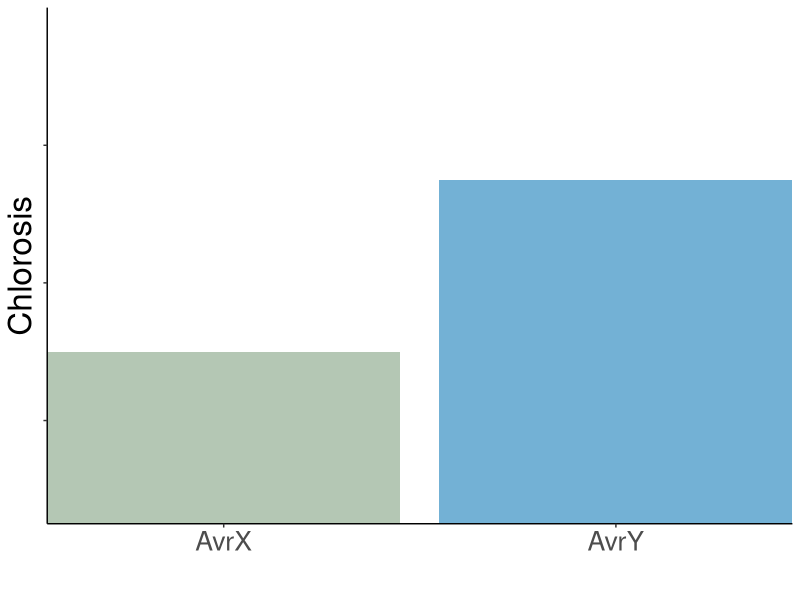
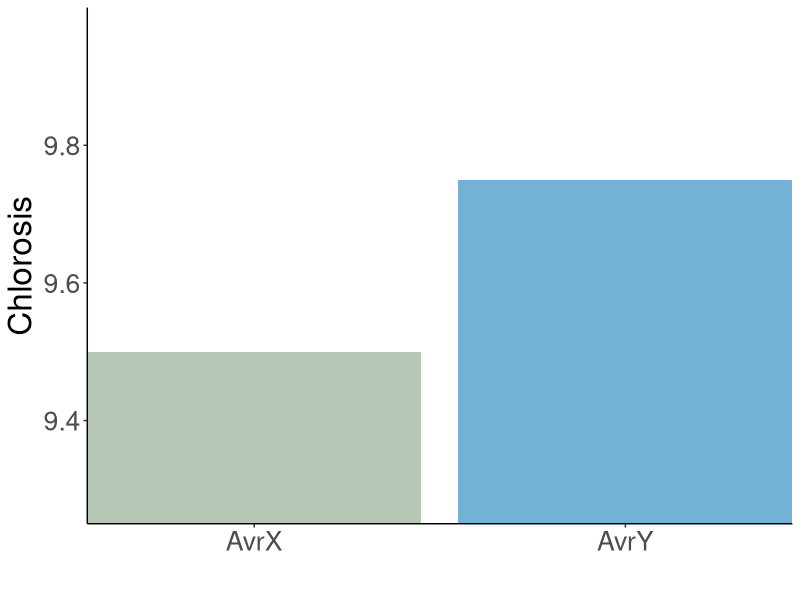
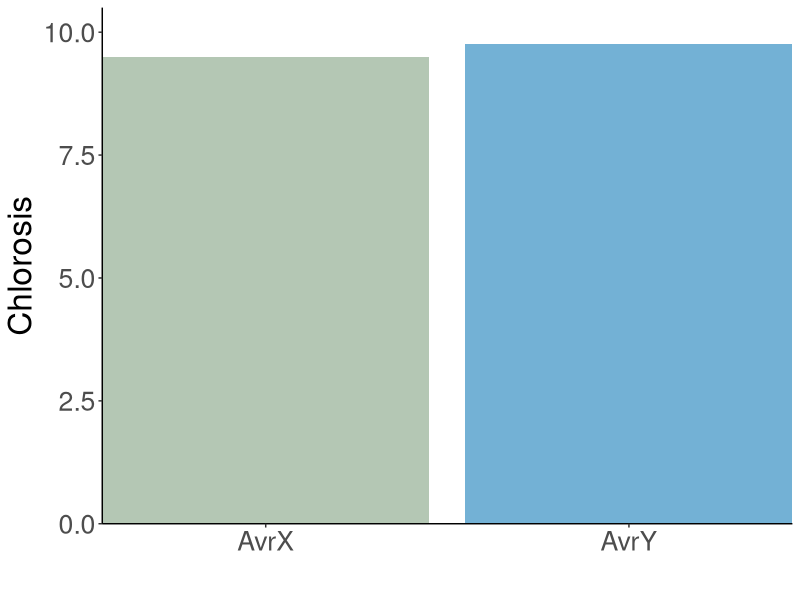
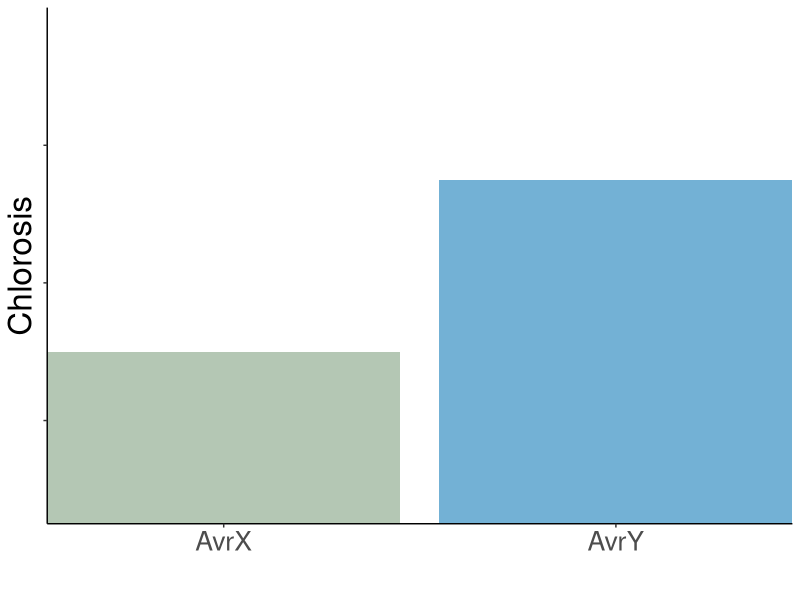
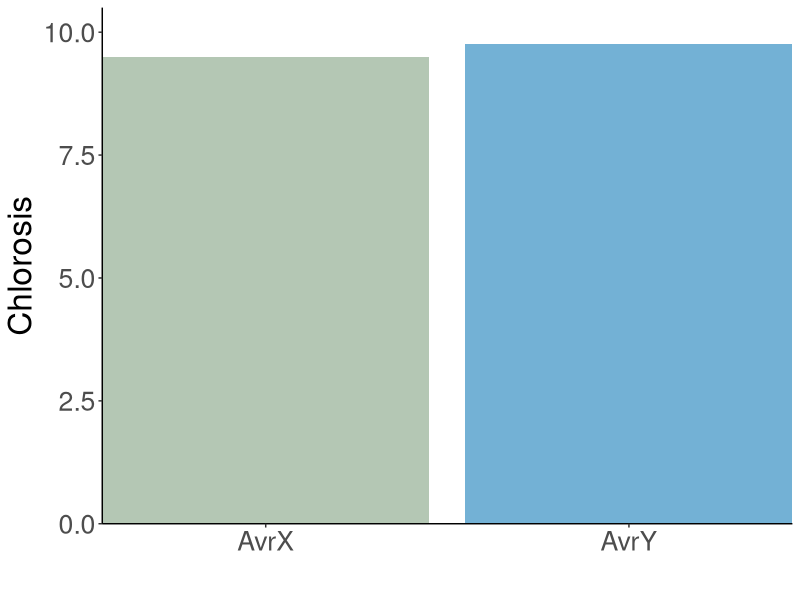
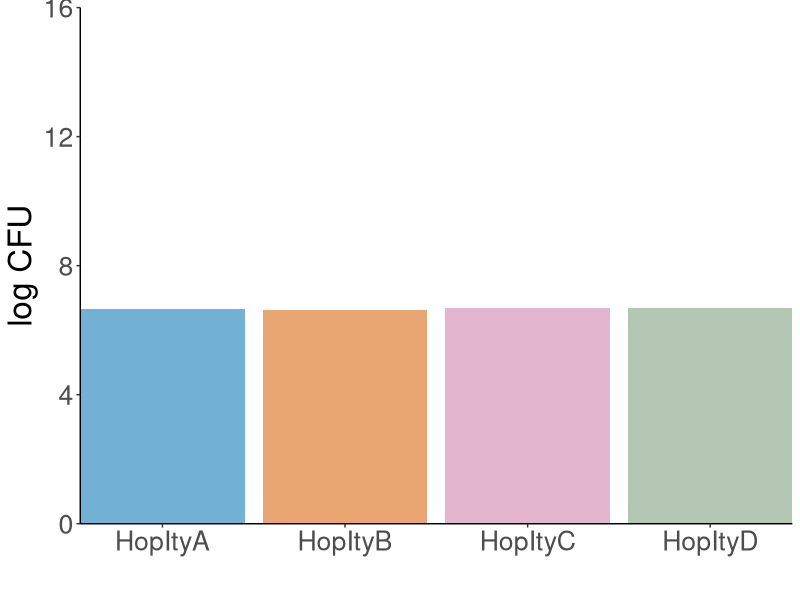
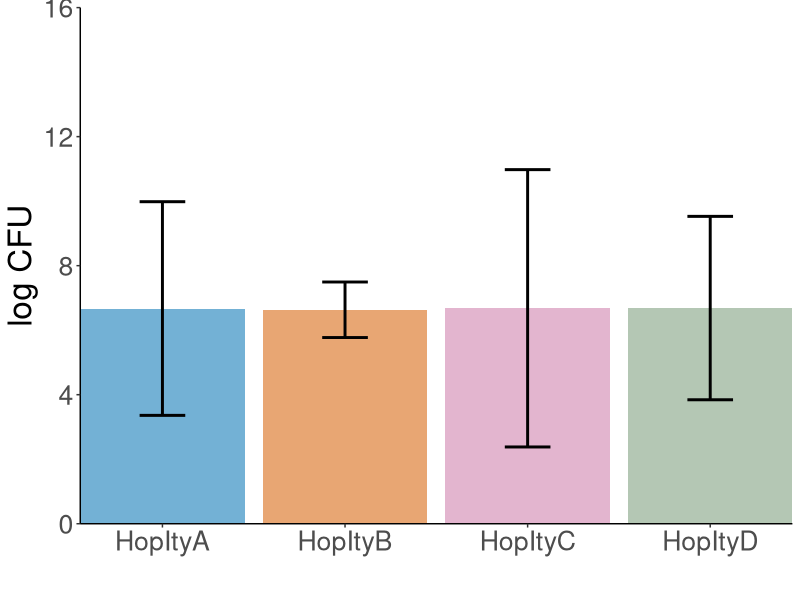
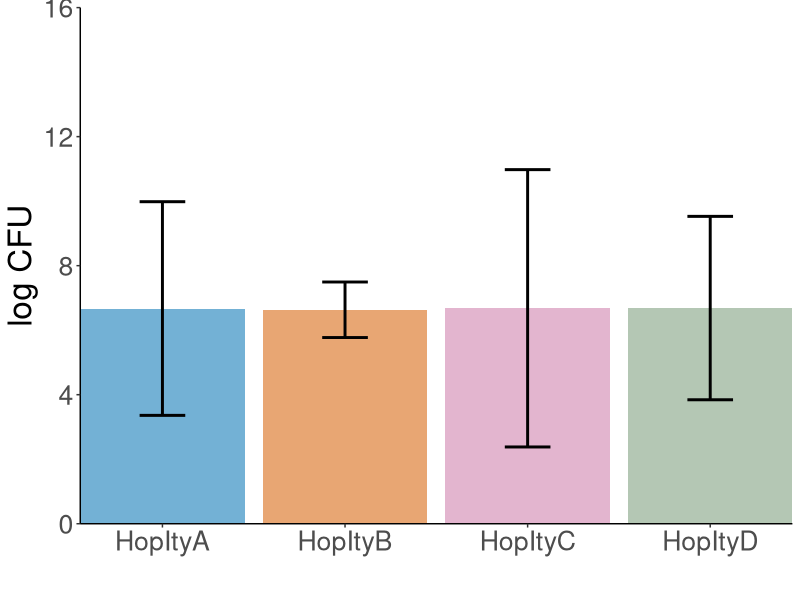

The R script that drew these images, in order:
## ---- chunk 1
knitr::opts_chunk$set(echo = TRUE)
library(ggplot2)
library(gridExtra)
library(dplyr)
library(tidyr)
colors <- c("#779977", "#E69F00", "#56B4E9", "#009E73", "#F0E442", "#0072B2", "#D55E00", "#CC79A7", "#CCCCCC")
## ---- chunk 2

mean = c(9.5, 9.75)
sd = c(.25, .25)
key = c("AvrX", "AvrY")

misleading_data_bar = data.frame(mean, sd, key)
misleading_data_bar$sd_min = mean - sd
misleading_data_bar$sd_max = mean + sd
  
data.barplot1 = ggplot(misleading_data_bar, aes(x = key, y = mean)) +
  geom_bar(stat = "identity", aes(fill = key, alpha = .5)) +
  #geom_errorbar(aes(ymin = sd_min, ymax = sd_max), width = 0.25, lwd=1) +
  coord_cartesian(ylim=c(9.25, 10), expand = FALSE) +
  scale_fill_manual(values = c(colors[[1]], colors[[6]])) +
  xlab("") +
  ylab("Chlorosis") +
  theme_classic() +
  theme(axis.line.y = element_line(), legend.position = "none", legend.key = element_blank(),
        text=element_text(size=24), panel.grid.major = element_blank(), panel.grid.minor = element_blank(),
        legend.title = element_blank(), axis.text.y = element_blank())

data.barplot1
## ---- chunk 3

data.barplot2 = ggplot(misleading_data_bar, aes(x = key, y = mean)) +
  geom_bar(stat = "identity", aes(fill = key, alpha = .5)) +
  #geom_errorbar(aes(ymin = sd_min, ymax = sd_max), width = 0.25, lwd=1) +
  coord_cartesian(ylim=c(9.25, 10), expand = FALSE) +
  scale_fill_manual(values = c(colors[[1]], colors[[6]])) +
  xlab("") +
  ylab("Chlorosis") +
  theme_classic() +
  theme(axis.line.y = element_line(), legend.position = "none", legend.key = element_blank(),
        text=element_text(size=24), panel.grid.major = element_blank(), panel.grid.minor = element_blank(),
        legend.title = element_blank())

data.barplot2
## ---- chunk 4

data.barplot3 = ggplot(misleading_data_bar, aes(x = key, y = mean)) +
  geom_bar(stat = "identity", aes(fill = key, alpha = .5)) +
  #geom_errorbar(aes(ymin = sd_min, ymax = sd_max), width = 0.25, lwd=1) +
  coord_cartesian(ylim=c(0, 10.5), expand = FALSE) +
  scale_fill_manual(values = c(colors[[1]], colors[[6]])) +
  xlab("") +
  ylab("Chlorosis") +
  theme_classic() +
  theme(axis.line.y = element_line(), legend.position = "none", legend.key = element_blank(),
        text=element_text(size=24), panel.grid.major = element_blank(), panel.grid.minor = element_blank(),
        legend.title = element_blank())

data.barplot3
## ---- chunk 5
data.barplot1
data.barplot3
## ---- chunk 6
#These data are constructed based on data kindly shared by Tracy Weissgerber to reconstruct and play with different datasets which have the same mean. The original figure and the paper, along with follow-up work, can be found in this presentation in upcoming slides.
HopItyA = c(1.1, 5, 7, 9, 10, 10, 4.6)
HopItyC = c(4.6, 4.95, 6.2, 6.6, 15.8, 2.2, 6.4)
HopItyD = c(4.7, 4.9, 4.3, 3.8, 9.5, 9.7, 9.9)
HopItyB = c(7.25, NA, 5.65, 7.0, NA, NA, NA)

data.c = data.frame(HopItyA, HopItyB, HopItyC, HopItyD)

data = na.omit(gather(data.c))

data_bar = data %>%
  group_by(key) %>%
  summarise(mean = mean(value),
            sd = sd(value)) %>%
  ungroup() %>%
  mutate(sd_min = mean - sd) %>%
  mutate(sd_max = mean + sd)

data.barplot4 = ggplot(data_bar, aes(x = key, y = mean)) +
  geom_bar(stat = "identity", aes(fill = key, alpha = .5)) +
  #geom_errorbar(aes(ymin = sd_min, ymax = sd_max), width = 0.25, lwd=1) +
  coord_cartesian(ylim=c(0,16), expand = FALSE) +
  scale_fill_manual(values = c(colors[[6]], colors[[7]], colors[[8]], colors[[1]])) +
  xlab("") +
  ylab("log CFU") +
  theme_classic() +
  theme(axis.line.y = element_line(), legend.position = "none", legend.key = element_blank(),
        text=element_text(size=24), panel.grid.major = element_blank(), panel.grid.minor = element_blank(),
        legend.title = element_blank())

data.barplot4
## ---- chunk 7
data.barplot5 = ggplot(data_bar, aes(x = key, y = mean)) +
  geom_bar(stat = "identity", aes(fill = key, alpha = .5)) +
  geom_errorbar(aes(ymin = sd_min, ymax = sd_max), width = 0.25, lwd=1) +
  coord_cartesian(ylim=c(0,16), expand = FALSE) +
  scale_fill_manual(values = c(colors[[6]], colors[[7]], colors[[8]], colors[[1]])) +
  xlab("") +
  ylab("log CFU") +
  theme_classic() +
  theme(axis.line.y = element_line(), legend.position = "none", legend.key = element_blank(),
        text=element_text(size=24), panel.grid.major = element_blank(), panel.grid.minor = element_blank(),
        legend.title = element_blank())

data.barplot5
## ---- chunk 8
data.barplot5
## ---- chunk 9
data.raw1 = ggplot(data, aes(x=key, y=value, colour=key)) +
  #geom_violin(aes(fill = key)) +
  geom_jitter(width = .2, height = 0, size = 2.5) +
  scale_y_continuous(limits = c(0, 16), expand = c(0,0)) +
  scale_colour_manual(values = c(colors[[6]], colors[[7]], colors[[8]], colors[[1]])) +
  xlab("") +
  ylab("log CFU") +
  theme_classic() +
  theme(axis.line.y = element_line(), legend.position = "none", legend.key = element_blank(),
        text=element_text(size=24), panel.grid.major = element_blank(), panel.grid.minor = element_blank(),
        legend.title = element_blank())

data.raw1
## ---- chunk 10
data.raw2 = ggplot(data, aes(x = key, y = value, colour = key)) +
  #geom_violin(aes(fill = key)) +
  geom_jitter(width = .2, height = 0, size = 2.5) +
  geom_point(data=data_bar, aes(x = key, y = mean), shape = 95, size = 24) +
  scale_y_continuous(limits = c(0, 16), expand = c(0,0)) +
  scale_colour_manual(values = c(colors[[6]], colors[[7]], colors[[8]], colors[[1]])) +
  xlab("") +
  ylab("log CFU") +
  theme_classic() +
  theme(axis.line.y = element_line(), legend.position = "none", legend.key = element_blank(),
        text=element_text(size=24), panel.grid.major = element_blank(), panel.grid.minor = element_blank(),
        legend.title = element_blank())


data.raw2
## ---- chunk 11
data.raw2a = ggplot(data, aes(x = key, y = value, colour = key)) +
  #geom_violin(aes(fill = key)) +
  geom_jitter(width = .2, height = 0, size = 2.5) +
  geom_point(data=data_bar, aes(x = key, y = mean), shape = 95, size = 24) +
  scale_y_continuous(limits = c(0, 16), expand = c(0,0)) +
  scale_colour_manual(values = c(colors[[6]], colors[[7]], colors[[9]], colors[[9]])) +
  xlab("") +
  ylab("log CFU") +
  theme_classic() +
  theme(axis.line.y = element_line(), legend.position = "none", legend.key = element_blank(),
        text=element_text(size=24), panel.grid.major = element_blank(), panel.grid.minor = element_blank(),
        legend.title = element_blank())


data.raw2a
## ---- chunk 12
data.raw2b = ggplot(data, aes(x = key, y = value, colour = key)) +
  #geom_violin(aes(fill = key)) +
  geom_jitter(width = .2, height = 0, size = 2.5) +
  geom_point(data=data_bar, aes(x = key, y = mean), shape = 95, size = 24) +
  scale_y_continuous(limits = c(0, 16), expand = c(0,0)) +
  scale_colour_manual(values = c(colors[[6]], colors[[9]], colors[[8]], colors[[9]])) +
  xlab("") +
  ylab("log CFU") +
  theme_classic() +
  theme(axis.line.y = element_line(), legend.position = "none", legend.key = element_blank(),
        text=element_text(size=24), panel.grid.major = element_blank(), panel.grid.minor = element_blank(),
        legend.title = element_blank())


data.raw2b
## ---- chunk 13
data.raw2c = ggplot(data, aes(x = key, y = value, colour = key)) +
  #geom_violin(aes(fill = key)) +
  geom_jitter(width = .2, height = 0, size = 2.5) +
  geom_point(data=data_bar, aes(x = key, y = mean), shape = 95, size = 24) +
  scale_y_continuous(limits = c(0, 16), expand = c(0,0)) +
  scale_colour_manual(values = c(colors[[6]], colors[[9]], colors[[9]], colors[[1]])) +
  xlab("") +
  ylab("log CFU") +
  theme_classic() +
  theme(axis.line.y = element_line(), legend.position = "none", legend.key = element_blank(),
        text=element_text(size=24), panel.grid.major = element_blank(), panel.grid.minor = element_blank(),
        legend.title = element_blank())


data.raw2c
## ---- chunk 14
anscombe_summary = gather(anscombe)
  
data_bar = anscombe_summary[45:88,] %>%
  group_by(key) %>%
  summarise(mean = mean(value),
            sd = sd(value)) %>%
  ungroup() %>%
  mutate(sd_min = mean - sd) %>%
  mutate(sd_max = mean + sd)
  
  
data.barplot6 = ggplot(data_bar, aes(x = key, y = mean)) +
  geom_bar(stat = "identity", aes(fill = key, alpha = .5)) +
  geom_errorbar(aes(ymin = sd_min, ymax = sd_max), width = 0.25, lwd=1) +
  coord_cartesian(ylim=c(0,16), expand = FALSE) +
  scale_fill_manual(values = c(colors[[2]], colors[[3]], colors[[4]], colors[[5]])) +
  xlab("") +
  ylab("") +
  theme_classic() +
  theme(axis.line.y = element_line(), legend.position = "none", legend.key = element_blank(),
        text=element_text(size=24), panel.grid.major = element_blank(), panel.grid.minor = element_blank(),
        legend.title = element_blank(), axis.text.x = element_blank())

data.barplot6
## ---- chunk 15
data.box1 = ggplot(anscombe_summary[45:88,], aes(x = key, y = value)) +
  geom_boxplot(aes(fill = key, alpha = .5)) +
  scale_y_continuous(limits = c(0, 16), expand = c(0,0)) +
  scale_fill_manual(values = c(colors[[2]], colors[[3]], colors[[4]], colors[[5]])) +
  xlab("") +
  ylab("") +
  theme_classic() +
  theme(axis.line.y = element_line(), legend.position = "none", legend.key = element_blank(),
        text=element_text(size=24), panel.grid.major = element_blank(), panel.grid.minor = element_blank(),
        legend.title = element_blank(), axis.text.x = element_blank())

data.box1
## ---- chunk 16
data.scatter1 = ggplot(anscombe_summary[45:88,], aes(x=key, y=value, colour=key)) +
  geom_jitter(width = .2, height = 0, size = 2.5) +
  geom_point(data=data_bar, aes(x = key, y = mean), shape = 95, size = 24) +
  scale_y_continuous(limits = c(0, 16), expand = c(0,0)) +
  scale_colour_manual(values = c(colors[[2]], colors[[3]], colors[[4]], colors[[5]])) +
  xlab("") +
  ylab("") +
  theme_classic() +
  theme(axis.line.y = element_line(), legend.position = "none", legend.key = element_blank(),
        text=element_text(size=24), panel.grid.major = element_blank(), panel.grid.minor = element_blank(),
        legend.title = element_blank(), axis.text.x = element_blank())


data.scatter1
## ---- chunk 17
data.scatter2 = ggplot(anscombe_summary[45:88,], aes(x=key, y=value, fill=key)) +
  geom_boxplot(aes(fill = key, alpha = .5)) +  
  geom_jitter(width = .2, height = 0, size = 2.5, shape=1) +
  scale_y_continuous(limits = c(0, 16), expand = c(0,0)) +
  scale_colour_manual(values = c(colors[[2]], colors[[3]], colors[[4]], colors[[5]])) +
  xlab("") +
  ylab("") +
  theme_classic() +
  theme(axis.line.y = element_line(), legend.position = "none", legend.key = element_blank(),
        text=element_text(size=24), panel.grid.major = element_blank(), panel.grid.minor = element_blank(),
        legend.title = element_blank(), axis.text.x = element_blank())

data.scatter2
## ---- chunk 18
data.violin1 = ggplot(anscombe_summary[45:88,], aes(x = key, y = value)) +
  geom_violin(aes(fill = key, alpha = .5)) +
  scale_y_continuous(limits = c(0, 16), expand = c(0,0)) +
  scale_fill_manual(values = c(colors[[2]], colors[[3]], colors[[4]], colors[[5]])) +
  xlab("") +
  ylab("") +
  theme_classic() +
  theme(axis.line.y = element_line(), legend.position = "none", legend.key = element_blank(),
        text=element_text(size=24), panel.grid.major = element_blank(), panel.grid.minor = element_blank(),
        legend.title = element_blank(), axis.text.x = element_blank())


data.violin1
## ---- chunk 19

data.violin2 = ggplot(anscombe_summary[45:88,], aes(x = key, y = value)) +
  geom_violin(aes(fill = key, alpha = .5)) +
  geom_dotplot(binaxis="y", stackdir="center", dotsize=.5, binwidth = .5) +
  scale_y_continuous(limits = c(0, 16), expand = c(0,0)) +
  scale_fill_manual(values = c(colors[[2]], colors[[3]], colors[[4]], colors[[5]])) +
  xlab("") +
  ylab("") +
  theme_classic() +
  theme(axis.line.y = element_line(), legend.position = "none", legend.key = element_blank(),
        text=element_text(size=24), panel.grid.major = element_blank(), panel.grid.minor = element_blank(),
        legend.title = element_blank(), axis.text.x = element_blank())


data.violin2
